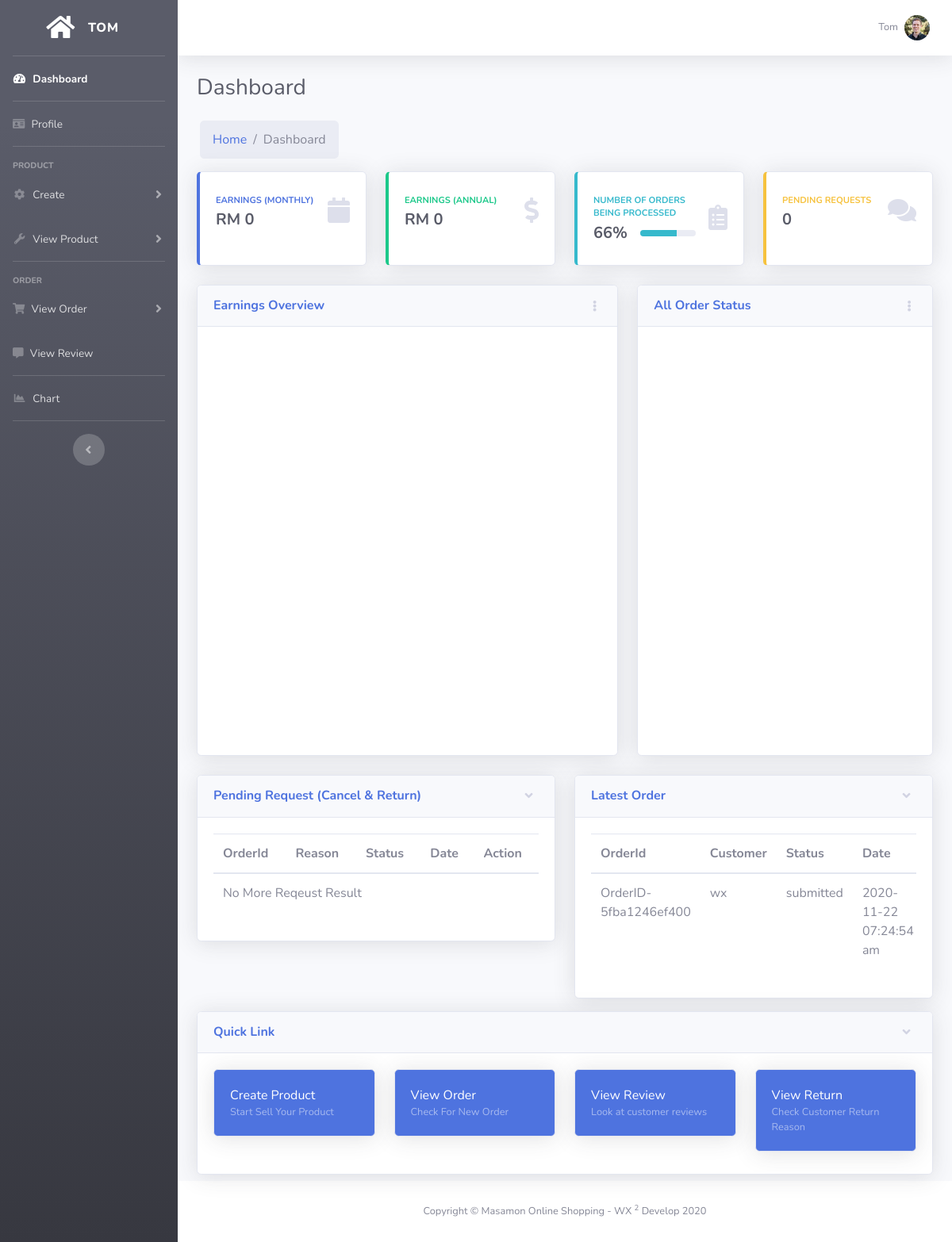
The app's page /business/dashboard.php (signed in) with its own data.
### tables this page shows
CREATE TABLE `cartintegration` (
  `cartIntegrationId` varchar(255) NOT NULL,
  `cartId` varchar(255) NOT NULL,
  `productId` varchar(255) NOT NULL,
  `userId` varchar(255) NOT NULL,
  `sellerId` varchar(255) NOT NULL,
  `variation` varchar(255) NOT NULL,
  `quantity` int(255) NOT NULL,
  `status` varchar(255) NOT NULL,
  `returnRequest` int(5) NOT NULL COMMENT '0:yes, 1:no	',
  `cancelRequest` int(5) NOT NULL COMMENT '0:yes, 1:no	',
  `detentionPeriod` timestamp NULL DEFAULT NULL,
  `created_time` timestamp NULL DEFAULT NULL,
  `update_time` timestamp NULL DEFAULT NULL
);

CREATE TABLE `orderlist` (
  `orderId` varchar(255) NOT NULL,
  `userId` varchar(255) NOT NULL,
  `cartId` varchar(255) NOT NULL,
  `shipId` varchar(255) NOT NULL,
  `amount` double(10,2) NOT NULL,
  `status` varchar(255) NOT NULL,
  `created_time` timestamp NULL DEFAULT NULL,
  `update_time` timestamp NULL DEFAULT NULL
);

CREATE TABLE `user` (
  `userId` varchar(255) NOT NULL,
  `userName` varchar(255) NOT NULL,
  `firstName` varchar(255) NOT NULL,
  `lastName` varchar(255) NOT NULL,
  `email` varchar(255) NOT NULL,
  `phoneNo` int(11) NOT NULL,
  `gender` varchar(6) NOT NULL,
  `birthday` date NOT NULL,
  `image` varchar(255) NOT NULL,
  `password` varchar(255) NOT NULL,
  `create_date` timestamp NULL DEFAULT NULL,
  `lastLogin` timestamp NOT NULL DEFAULT current_timestamp()
);

### business/dashboard.php (the view, shortened to what the rows shown need)
<?php
  include("../config.php");
  $sellerId = $_SESSION['sellerId'];
?>
<!DOCTYPE html>
<html lang="en">
<head>
  <link href="../vendor/fontawesome-free/css/all.min.css" rel="stylesheet" type="text/css">
  <link href="../css/sb-admin-2.min.css" rel="stylesheet">
</head>
<body id="page-top">
  <div id="wrapper">
    <div id="content-wrapper" class="d-flex flex-column">
      <div id="content">
        <div class="container-fluid">
          <div class="d-sm-flex align-items-center justify-content-between mb-4">
            <h1 class="h3 mb-0 text-gray-800">Dashboard</h1>
          </div>
          <div class="row">
            <div class="col-lg-6 mb-2">
               <div class="card shadow mb-2">
                <div class="collapse show" id="collapseLatestCancel">
                  <div class="card-body">
                    <div class="table-responsive">
                      <table class="table table-hover">
                        <thead>
                          <tr>
                            <th scope="col">OrderId</th>
                            <th scope="col">Reason</th>
                            <th scope="col">Status</th>
                            <th scope="col">Date</th>
                            <th scope="col">Action</th>
                          </tr>
                        </thead>
                      </table>
                    </div>
                  </div>
                </div>
              </div>
            </div>
            <div class="col-lg-6 mb-2">
              <div class="card shadow mb-2">
                <div class="collapse show" id="collapseLatestOrder">
                  <div class="card-body">
                    <div class="table-responsive">
                      <table class="table table-hover">
                        <thead>
                          <tr>
                            <th scope="col">OrderId</th>
                            <th scope="col">Customer</th>
                            <th scope="col">Status</th>
                            <th scope="col">Date</th>
                          </tr>
                        </thead>
                        <tbody>
                          <?php
                            $latestOrder = "SELECT cartintegration.*, cartintegration.status AS 'orderStatus',orderlist.*, orderlist.created_time AS 'orderDate' ,user.userName FROM `cartintegration` LEFT JOIN user ON cartintegration.userId = user.userId INNER JOIN orderlist ON cartintegration.cartId = orderlist.cartId WHERE cartintegration.sellerId = '$sellerId' AND cartintegration.status = 'submitted' AND cartintegration.cancelRequest = '' AND cartintegration.returnRequest = '' ORDER BY orderlist.created_time DESC LIMIT 0,3";
                            $resultLatestOrder = $conn->query($latestOrder);
                            if($resultLatestOrder->num_rows > 0){
                              while($row = $resultLatestOrder->fetch_assoc()){
                                $orderDate = date('Y-m-d h:i:s a', strtotime($row['orderDate']));
                          ?>
                            <tr>
                              <td><?php echo $row['orderId']?></td>
                              <td><?php echo $row['userName'] ;?></td>
                              <td><?php echo $row['orderStatus'];?></td>
                              <td><?php echo $orderDate;?></td>
                            </tr>
                          <?php
                              }
                            }else{
                          ?>
                            <tr>
                              <td  colspan="5"> No More New Order Result</td>
                            </tr>
                          <?php
                            }
                          ?>
                        </tbody>
                      </table>
                    </div>
                  </div>
                </div>
              </div>
            </div>
          </div>
        </div>
      </div>
    </div>
  </div>
</body>
</html>

### records on screen
cartintegration: orderlist.orderId "OrderID-5fba1246ef400", userId.userName "wx", status "submitted"

### other values on screen
$_SESSION['sellerName'] "TOM"
$sellerName "Tom"
$totalAmountOfMontly "0"
$totalAmountOfYear "0"
$percent "66"
$requestTotal "0"
